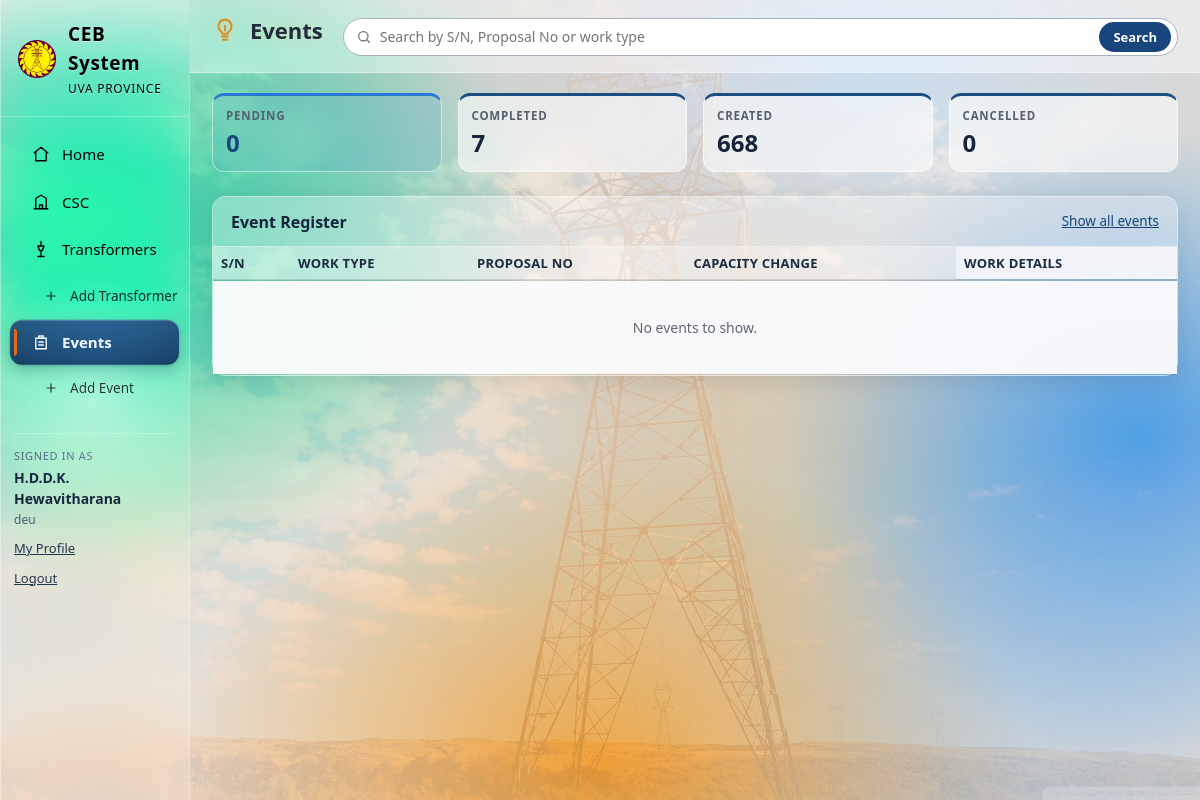
The page /tasks.php?status=1 (signed in) on the database its author committed.
### tables this page shows
CREATE TABLE `statuses` (
  `status_id` int(11) NOT NULL,
  `status_name` varchar(50) NOT NULL,
  `description` varchar(255) DEFAULT NULL
);

### tasks.php (the view, shortened to what this page needs)
<?php
$filterStatus = isset($_GET['status']) ? (int)$_GET['status'] : 0;
$q = isset($_GET['q']) ? trim($_GET['q']) : '';
include 'header.php';
$counts = array();
$res = $conn->query("SELECT s.status_id, s.status_name, COUNT(t.task_id) AS n
                     FROM statuses s
                     LEFT JOIN tasks t ON t.status_id = s.status_id AND t.is_deleted = 0
                     GROUP BY s.status_id, s.status_name
                     ORDER BY s.status_id");
while ($r = $res->fetch_assoc()) {
    $counts[] = $r;
}
?>
<div class="stats">
<?php foreach ($counts as $c) {
        $sid    = (int)$c['status_id'];
        $active = ($filterStatus === $sid) ? ' stat-active' : ''; ?>
    <a class="stat stat-link<?php echo $active; ?>" data-status="<?php echo $sid; ?>"
       href="tasks.php?status=<?php echo $sid; ?><?php
           echo $q !== '' ? '&amp;q=' . urlencode($q) : ''; ?>">
        <span class="stat-label"><?php echo htmlspecialchars($c['status_name']); ?></span>
        <span class="stat-value"><?php echo $c['n']; ?></span>
    </a>
<?php } ?>
</div>
<div class="panel">
    <div class="panel-head">
        <h2>Event Register</h2>
        <span class="panel-note">
            <?php if ($filterStatus > 0) { ?>
                <a href="tasks.php<?php echo $q !== '' ? '?q=' . urlencode($q) : ''; ?>"
                   class="action-link" id="ev-all">Show all events</a>
            <?php } else { ?>
                Newest first
            <?php } ?>
        </span>
    </div>
    <div class="table-wrap">
        <table class="data plain-table">
            <thead>
                <tr>
                    <th>S/N</th>
                    <th>Work Type</th>
                    <th>Proposal No</th>
                    <th>Capacity Change</th>
                    <th>Work Details</th>
                </tr>
            </thead>
            <tbody>
            <?php
            $where = "WHERE t.is_deleted = 0";
            if ($filterStatus > 0) { $where .= " AND t.status_id = ?"; }
            $sql = "SELECT t.task_id, t.request_id,
                           t.capacity_before, t.capacity_after,
                           tx.transformer_code,
                           tt.type_name, tt.type_code,
                           (SELECT GROUP_CONCAT(st.subtype_name
                                                ORDER BY st.subtype_id SEPARATOR ', ')
                              FROM task_subtype_links l
                              JOIN task_subtypes st ON l.subtype_id = st.subtype_id
                             WHERE l.task_id = t.task_id) AS subtype_list
                    FROM tasks t
                    LEFT JOIN transformers tx ON t.transformer_id = tx.transformer_id
                    LEFT JOIN task_types tt  ON t.type_id = tt.type_id
                    $where
                    ORDER BY t.date_created DESC";
            $stmt = $conn->prepare($sql);
            if ($filterStatus > 0) { $stmt->bind_param("i", $filterStatus); }
            $stmt->execute();
            $rows = $stmt->get_result()->fetch_all(MYSQLI_ASSOC);
            if (count($rows) == 0) {
                echo "<tr><td colspan='5'><div class='table-empty'>No events to show.</div></td></tr>";
            }
            ?>
            </tbody>
        </table>
    </div>
</div>
<?php include 'footer.php'; ?>

### rows shown on the page
statuses: status_name "PENDING", n "0"
statuses: status_name "COMPLETED", n "7"
statuses: status_name "CREATED", n "668"
statuses: status_name "CANCELLED", n "0"

### other values the page prints
$item[0] "Home"
$item[0] "CSC"
$item[0] "Transformers"
$sub[0] "Add Transformer"
$item[0] "Events"
$sub[0] "Add Event"
$userName "H.D.D.K. Hewavitharana"
$userRole "deu"
$pageTitle "Events"
